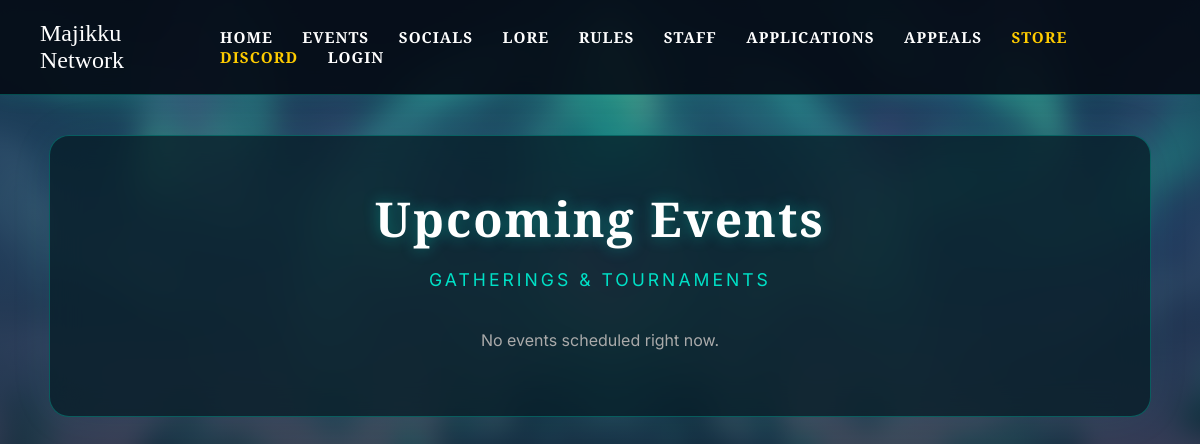
Before: /events with the older database file.
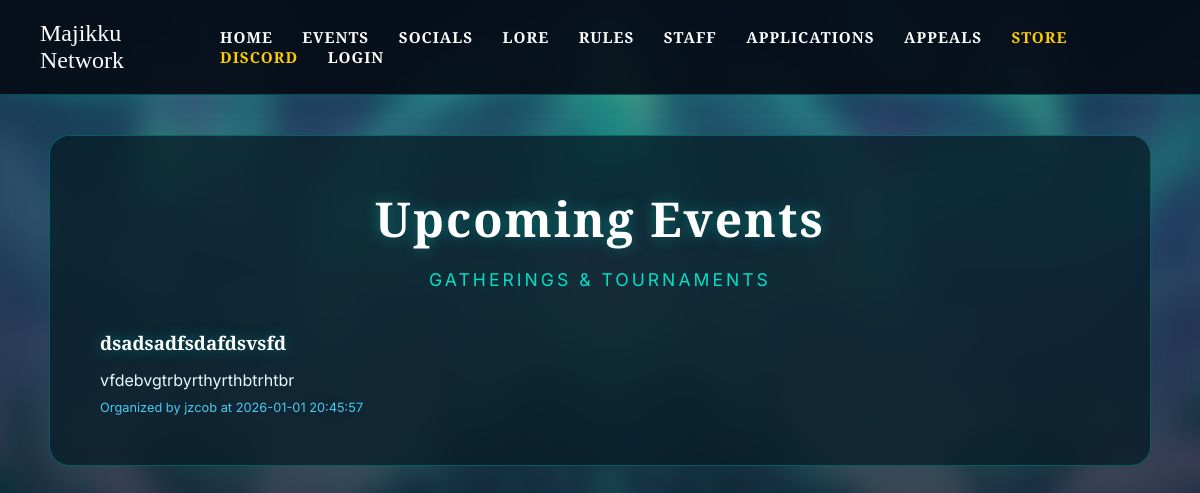
After: the same page with the newer database file.
### tables this page shows
CREATE TABLE announcements (
            id INTEGER PRIMARY KEY AUTOINCREMENT,
            title TEXT NOT NULL,
            content TEXT NOT NULL,
            category TEXT DEFAULT 'NEWS',
            created_at TIMESTAMP DEFAULT CURRENT_TIMESTAMP,
            author TEXT NOT NULL
        );

### app.py (the view)
@app.route('/events')
def events():
    conn = sqlite3.connect('database.db')
    conn.row_factory = sqlite3.Row
    posts = conn.execute("SELECT * FROM announcements WHERE category='EVENT' ORDER BY id DESC").fetchall()
    conn.close()
    return render_template('events.html', user=session.get('user'), announcements=posts)

### templates/events.html
{% extends "base.html" %}
{% block content %}
    <h1>Upcoming Events</h1>
    <p class="subtitle">Gatherings & Tournaments</p>
    {% if announcements %}
        {% for post in announcements %}
        <div class="announcement">
            <h3>{{ post.title }}</h3>
            <div style="margin-bottom: 10px;">{{ post.content | safe }}</div>
            <div style="margin-top: 10px; font-size: 0.8rem; color: var(--accent);">
                Organized by {{ post.author }} at {{ post.created_at }}
            </div>
        </div>
        {% endfor %}
    {% else %}
        <p style="text-align: center; color: #aaa;">No events scheduled right now.</p>
    {% endif %}
{% endblock %}

Changed rows visible on the page:
added announcements: title "dsadsadfsdafdsvsfd", content "vfdebvgtrbyrthyrthbtrhtbr", author "jzcob", created_at "2026-01-01 20:45:57"
Other visible differences:
text no longer shown: "No events scheduled right now."
